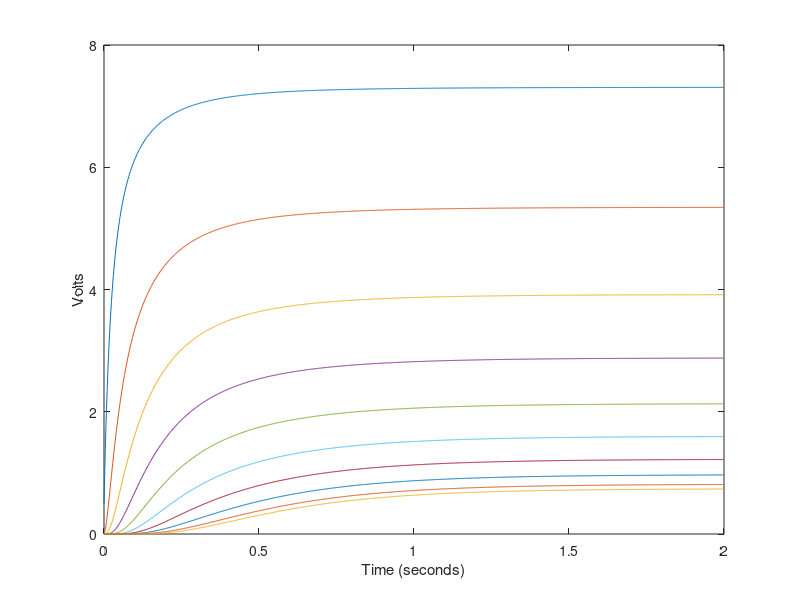

Source code (MATLAB):
format compact; format shortG; clear; clf; clc; % 10-Stage RC Filter
V = zeros(10,1); dV = zeros(10,1);
V0 = 10;
dt = 0.002;
t = 0; y = [];
a = 25; b = 52.5; % Multipliers in equations
while(t < 2)
    dV(1) = a*V0 - b*V(1) + a*V(2); % Evaluate all 10 equations
    for i = 2:9
        dV(i) = a*V(i-1) - b*V(i) + a*V(i+1);
    end
    dV(10) = a*V(9) - 27.5*V(10);
    V = V + dV*dt; % Calculate change
    t = t + dt;
    y = [y ; V'];
    plot([0:10], [V0;V], '.-');
end
t = [0:length(y)-1]' * dt;
plot(t,y); xlabel('Time (seconds)'); ylabel('Volts');
